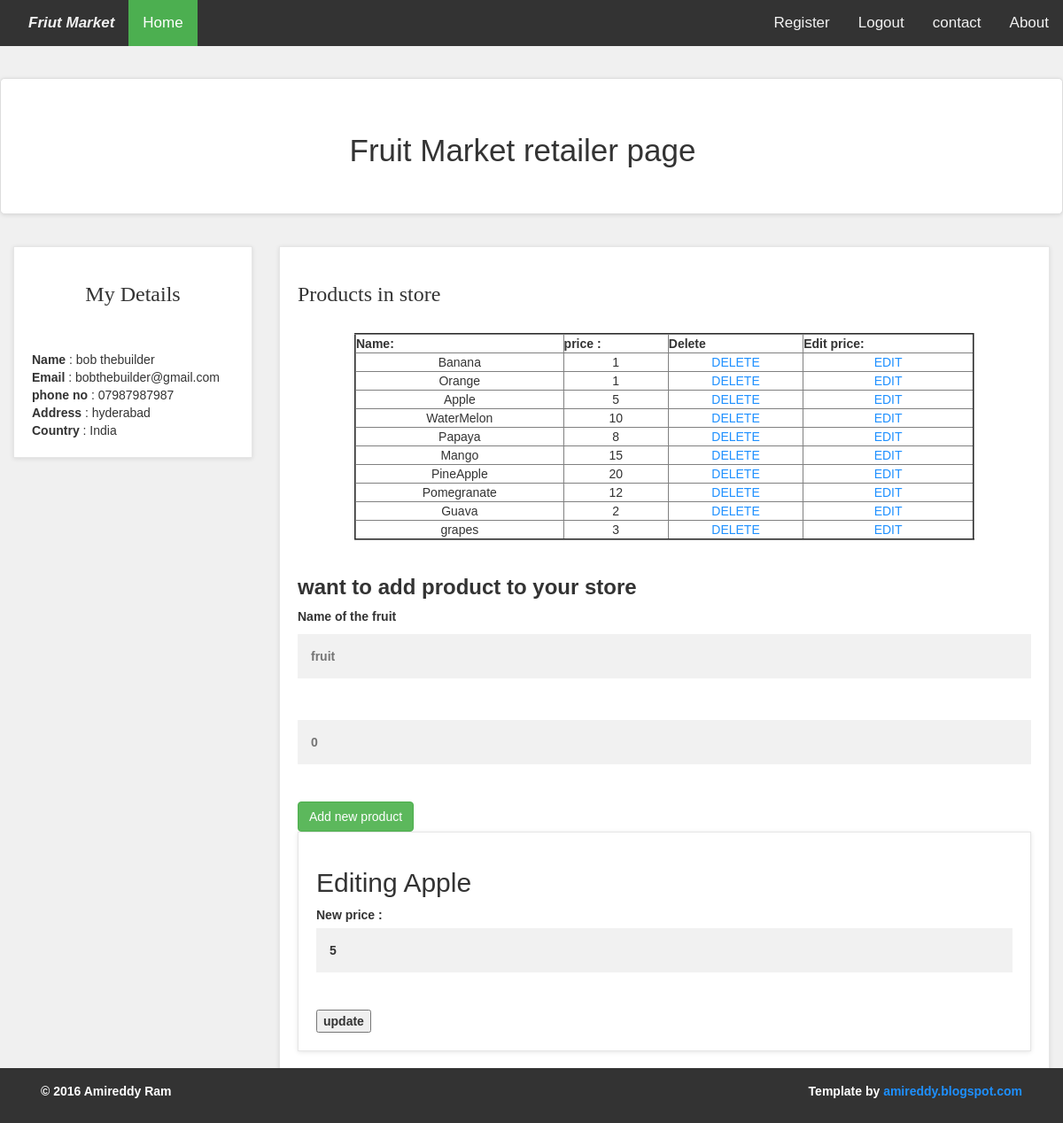
Page /Fruit_Market/retailers/seller_account.php?edit=3 (signed in) on the committed database.
### tables this page shows
CREATE TABLE `retailer` (
  `ret_id` int(11) NOT NULL,
  `ret_fname` varchar(255) NOT NULL,
  `ret_lname` varchar(255) NOT NULL,
  `ret_email` varchar(255) NOT NULL,
  `ret_pass` varchar(255) NOT NULL,
  `ret_contact` varchar(255) NOT NULL,
  `ret_address` varchar(255) NOT NULL
);

CREATE TABLE `products` (
  `product_id` int(11) NOT NULL,
  `product_name` varchar(255) NOT NULL,
  `product_price` float NOT NULL,
  `ret_id` int(11) NOT NULL,
  `date` date NOT NULL
);

### Fruit_Market/retailers/seller_account.php (the view, shortened to what this page needs)
<?php
include("../includes/db.php");
?>
<!DOCTYPE html>
<html>
<head>
    <link href="../styles/bootstrap.min.css" rel="stylesheet">
    <link href="../styles/style.css" rel="stylesheet">
</head>
<body style="background-color:#f0f0f0" >
<div class="topnav" style="padding-left:16px">
        <i ><b><a href="index.php" id="navids" style="font-size: 17px;">Friut Market</a></i></b>
        <a class="active" href="../index.php">Home</a>
<div style="float:right;">
  <a href="../register.php">Register</a>
  <?php
    if(!isset($_SESSION['email']))
    {
        echo '<a href="../login.php">Login</a>';
    }
    else
    {
        echo '<a href="../logout.php">Logout</a>';
    }
?>
  <a href="#about">contact</a>
  <a href="#about">About</a>
</div>
</div>
<div style="padding-left:16px" align="center" style="width:60%; height:0px; background-color: lightblue" class="panel panel-default panel-body emp-profile"><br>
<p style="font-size:35px;" align="center">Fruit Market retailer page</p>
</div>
<div class="col-md-3 ">
<div class="box">
<strong><h3 align="center" style="font-family:verdana;">My Details</h3></strong><br><br>
    <?php
    $email=$_SESSION['email'];
    $info="select * from retailer where ret_email='$email'";
    $run_info=mysqli_query($con,$info);
    $run_ret=mysqli_fetch_array($run_info);
    $fname=$run_ret['ret_fname'] ;
    $lname=$run_ret['ret_lname'];
    $email=$run_ret['ret_email'];
    $contact=$run_ret['ret_contact'];
    $address=$run_ret['ret_address'];
    echo "
<b>Name </b>     : $fname $lname<br>
<b>Email </b>    : $email<br>
<b>phone no</b>  : $contact<br>
<b>Address </b>  : $address<br>
<b>Country </b>  : India<br>"
    ?>
</div>
</div>
<div class="col-md-9" >
<div class="box" >
<?php
echo" <strong><h3 style='font-family:verdana;'>Products in store</h3></strong><br>
<table width='700' border='2' bgcolor='pink' align='center' >
    <tr align=center>
    <th><b> Name:</b></th>
    <th><b> price :</b></th>
    <th><b> Delete </b></th>
    <th><b> Edit price:</b></th>
    </tr>
" ;
$ret_id=$run_ret['ret_id'];
$ret_prod="select * from products where ret_id='$ret_id'";
$prod_run=mysqli_query($con,$ret_prod);
while($prod=mysqli_fetch_array($prod_run)){
    $pname=$prod['product_name'];
    $pprice=$prod['product_price'];
    $product_id=$prod['product_id'];
    echo "
    <tr align=center>
    <td>$pname</td>
    <td>$pprice</td>
    <td><a href='seller_account.php?del=$product_id'>DELETE</a></td>
    <td><a href='seller_account.php?edit=$product_id'>EDIT</a></td>
    </tr>
    ";
}
echo"</table>";
echo " <br>
<h3><b>want to add product to your store<b></h3><div >
<form action='' method='post' enctype='multupart/form-date'>
<label for='name'>Name of the fruit</label><br>
<input type='text' name='nname' placeholder ='fruit' required><br> <br>
<input type='text' name='nprice' placeholder =0 required ><br> <br>
<button type='submit' class='btn btn-success' name='add'>Add new product</button>
</form>";
    if(isset($_GET['edit'])){
        $edit_id=$_GET['edit'];
        $get_user="select * from products where product_id='$edit_id' and date < CURDATE() ";
        $run_edit=mysqli_query($con,$get_user);
        if(mysqli_num_rows($run_edit)==1){
        $row_user=mysqli_fetch_array($run_edit);
        $prod_name=$row_user['product_name'];
        $product_price=$row_user['product_price'];
        echo  "<div class='box'>
            <h2>Editing $prod_name</h2>
            <form action='' method='post' enctype='multupart/form-date'>
                <b> New price :</b> <input type='text' name='price' value='$product_price'><br> <br>
            <input type='submit' name='update' value='update'>
            </form>
            </div>
        ";
        }
        else
        echo "<script>alert('You cannot edit more than once a day')</script>";
    }
?>
</div>
</div>
</body>
</html>
<?php
include('../includes/footer.php');
?>

### Fruit_Market/styles/style.css (style rules this page uses)
body { margin: 0; font-family: Arial, Helvetica, sans-serif; color: #333333; background-color: #f0f0f0; }
.topnav { overflow: hidden; background-color: #333; }
.topnav a { float: left; color: #f2f2f2; text-align: center; padding: 14px 16px; text-decoration: none; font-size: 17px; }
.topnav a.active { background-color: #4CAF50; color: white; }
* { box-sizing: border-box; }
input[type=text], input[type=password] { width: 100%; padding: 15px; margin: 5px 0 22px 0; display: inline-block; border: none; background: #f1f1f1; }
a { color: dodgerblue; }
.box { background: #fff; margin: 0 0 30px; border: solid 1px #e6e6e6; box-sizing: border-box; padding:20px; box-shadow: 0 1px 5px rgba(0, 0, 0, 0.1); }

### Fruit_Market/retailers/seller_account.php (style rules this page uses)
.emp-profile { padding: 3%; margin-top: 3%; margin-bottom: 3%; border-radius: 0.5rem; background-color: white; box-shadow: 0 1px 5px rgba(0, 0, 0, 0.1); }
.box { background: #fff; margin: 0 0 30px; border: solid 1px #e6e6e6; box-sizing: border-box; padding:20px; box-shadow: 0 1px 5px rgba(0, 0, 0, 0.1); }

### rows in the picture
retailer: ret_fname "bob", ret_lname "thebuilder", ret_email "bobthebuilder@gmail.com", ret_contact "07987987987", ret_address "hyderabad"
products: product_name "Banana", product_price "1"
products: product_name "Orange", product_price "1"
products: product_name "Apple", product_price "5", price "5"
products: product_name "WaterMelon", product_price "10"
products: product_name "Papaya", product_price "8"
products: product_name "Mango", product_price "15"
products: product_name "PineApple", product_price "20"
products: product_name "Pomegranate", product_price "12"
products: product_name "Guava", product_price "2"
products: product_name "grapes", product_price "3"
